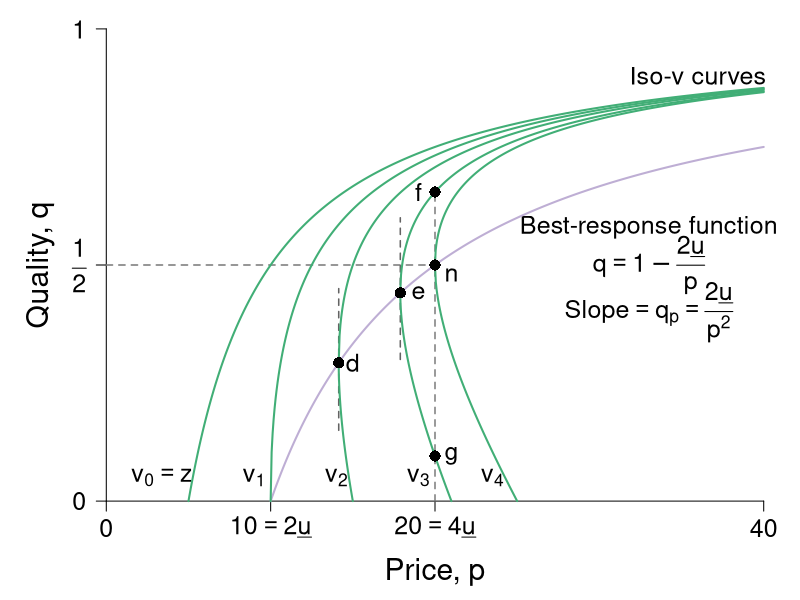

The R source for this figure:
#' Graph Designer: Scott Cohn
#' Authors: Bowles and Halliday
#' Title: Coordination, Conflict and Competition: A Text in Microeconomics

require(ggplot2)
require(shape)
pdf(file = "information_power/iso_vmap_a_rightpanel.pdf", width = 9, height = 7)

#Set parameters for graphics
pointsize <- 1.8
axislabelsize <- 1.8
labelsize <- 1.5
namesize <- 1.8
annotatesize <- 1.5
graphlinewidth <- 2
segmentlinewidth <- 1.5

COL <- c("#7fc97f", "#beaed4", "#fdc086", "#ffff99", "#386cb0", "#f0027f", "#bf5b17", "#666666")
COLA <- c("#e0f3db", "#99d8c9","#66c2a4","#41ae76", "#238b45", "#005824")
COLB <- c("#c6dbef", "#4eb3d3", "#2b8cbe", "#0868ac","#084081")
COLC <- c("#fcfbfd", "#efedf5", "#dadaeb", "#bcbddc", "#9e9ac8", "#807dba", "#6a51a3", "#54278f", "#3f007d")
grays <- gray.colors(25, start = 1, end = 0)

#The equation is below when v = 0. See Wolfram Alpha output. 
isov <- function(p, delta = 5) {
  (p - delta)/p
}

isovhigh1 <- function(p, delta = 5, v = 5){
  (sqrt(p^2 - 4 * delta * v) - p + 2*v)/( 2 * v )
}

isovlow1 <- function(p, delta = 5, v = 5){
  (-sqrt(p^2 - 4 * delta * v) - p + 2*v)/( 2 * v )
}

isovhigh2 <- function(p, delta = 5, v = 10){
  (sqrt(p^2 - 4 * delta * v) - p + 2*v)/( 2 * v )
}

isovlow2 <- function(p, delta = 5, v = 10){
  (-sqrt(p^2 - 4 * delta * v) - p + 2*v)/( 2 * v )
}

isovhigh3 <- function(p, delta = 5, v = 15){
  (sqrt(p^2 - 4 * delta * v) - p + 2*v)/( 2 * v )
}

isovlow3 <- function(p, delta = 5, v = 15){
  (-sqrt(p^2 - 4 * delta * v) - p + 2*v)/( 2 * v )
}

isovhigh4 <- function(p, delta = 5, v = 15){
  (sqrt(p^2 - 4 * delta * v) - p + 2*v)/( 2 * v )
}

isovlow4 <- function(p, delta = 5, v = 15){
  (-sqrt(p^2 - 4 * delta * v) - p + 2*v)/( 2 * v )
}

brfFn <- function(p, delta = 5) {
  1 - (2*delta) /p
}

#This is evaluated for p = 12; q = 12/(8*sqrt(12^2 - 4*delta1*v1)) - 1/8 for the slope
#At p = 12; q = (-sqrt(12^2 - 4*v1*delta1) - 12 + 2*v1)/(2*v1) = 0.799
tangencyLine <- function(p){
  (p*(0.05))
}



COL <- c("#7fc97f", "#beaed4", "#fdc086", "#ffff99", "#386cb0", "#f0027f", "#bf5b17", "#666666")
COLA <- c("#e0f3db", "#99d8c9","#66c2a4","#41ae76", "#238b45", "#005824")
COLB <- c("#c6dbef", "#4eb3d3", "#2b8cbe", "#0868ac","#084081")
COLC <- c("#fcfbfd", "#efedf5", "#dadaeb", "#bcbddc", "#9e9ac8", "#807dba", "#6a51a3", "#54278f", "#3f007d")
grays <- gray.colors(25, start = 1, end = 0)
par(mar =  c(4, 4, .5, .5))

xlims <- c(0, 40)
ylims <- c(0, 1)

plot(0, 0, xlim = xlims, ylim = ylims, type = "n",
     xlab = "",
     ylab = "",
     xaxt = "n", yaxt = "n", cex.lab = axislabelsize, bty = "n")

mtext(expression(paste("Price, ", p)), side=1, line = 2.5, cex = axislabelsize)
text(-4, ylims[2] - 0.5*(ylims[2] - ylims[1]), expression(paste("Quality, ", q)), xpd = TRUE, cex = axislabelsize, srt = 90) 


npts <- 500 
npts2 <- 501
#Specify the sequences of points for graphing. 
xx0 <- seq(5, xlims[2], length.out = npts)
xx1 <- seq(10, xlims[2], length.out = npts)
xx2 <- seq(xlims[1], 15, length.out = npts)
xx3 <- seq(10, xlims[2], length.out = npts2)
xx4 <- seq(xlims[1], 10, length.out = npts2)
#For below, I solved sqrt(p^2 - 200) - p + 200/p = 0, getting p = 10*sqrt(2) = 14.14214
xx5 <- seq(14.14214, xlims[2], length.out = npts2)
xx6 <- seq(14.14214, 15, length.out = npts2)

xx7 <- seq(17.889, xlims[2], length.out = npts2)
xx8 <- seq(17.889, 21, length.out = npts2)

xx9 <- seq(20, xlims[2], length.out = npts2)
xx10 <- seq(xlims[1], 25, length.out = npts2)

#Customize ticks and labels for the plot
ticksy <- c(0, 0.5, 1)
ylabels <- c(0, expression(paste(frac(1,2))), 1)
ticksx <- c(0, 10, 20, 40)
xlabels <- c(0, expression(paste(10 == 2*underline("u"))), expression(paste(20 == 4*underline("u"))) , 40)
axis(1, at = ticksx, pos = 0, labels = xlabels, cex.axis = labelsize)
axis(2, at = ticksy, pos = 0, labels = ylabels, las = 1, cex.axis = labelsize)

#Annotation of the three graphs and the NE

text(3.4, 0.05, expression(paste(v[0] == z)), cex = annotatesize)
text(9.0, 0.05, expression(paste(v[1])), cex = annotatesize)
text(14, 0.05, expression(paste(v[2])), cex = annotatesize)
text(19, 0.05, expression(paste(v[3])), cex = annotatesize)
text(23.5, 0.05, expression(paste(v[4])), cex = annotatesize)
text(21, 0.48, expression(paste("n")), cex = annotatesize)
text(33, 0.58, expression(paste("Best-response function")), cex = annotatesize)
text(33, 0.5, expression(paste(q == 1 - frac(2*underline(u),p))), cex = annotatesize)
text(33, 0.4, expression(paste("Slope", phantom()==phantom(), q[p] == frac(2*underline(u),p^2))), cex = annotatesize)
text(36, 0.9, expression(paste("Iso-v curves")), cex = annotatesize)

#Lines for the coordinates of the Nash equilbrium
#segments(10, 0, 10, 0.175, lty = 2, col = grays[22], lwd = segmentlinewidth)
segments(20, 0, 20, 0.6545, lty = 2, col = grays[20], lwd = segmentlinewidth)
segments(0, 0.5, 20, 0.5, lty = 2, col = grays[20], lwd = segmentlinewidth)
segments(14.14214, 0.15, 14.14214, 0.45, lty = 2, col = grays[22], lwd = segmentlinewidth)
segments(17.889, 0.3, 17.889, 0.6, lty = 2, col = grays[22], lwd = segmentlinewidth)

#Draw the lines for the graphs
lines(xx0, isov(xx0, delta = 5), col = COLA[4], lwd = graphlinewidth)
lines(xx1, brfFn(xx1), col = COL[2], lwd = graphlinewidth)
#lines(xx2, tangencyLine(xx2), col = "darkgrey", lwd = segmentlinewidth, lty = 2)
lines(xx3, isovhigh1(xx3, v = 5, delta = 5), col = COLA[4], lwd = graphlinewidth)
lines(xx4, isovlow1(xx4, v = 5, delta = 5), col = COLA[4], lwd = graphlinewidth)
lines(xx5, isovhigh2(xx5, v = 10, delta = 5), col = COLA[4], lwd = graphlinewidth)
lines(xx6, isovlow2(xx6, v = 10, delta = 5), col = COLA[4], lwd = graphlinewidth)
lines(xx7, isovhigh3(xx7, v = 16, delta = 5), col = COLA[4], lwd = graphlinewidth)
lines(xx8, isovlow3(xx8, v = 16, delta = 5), col = COLA[4], lwd = graphlinewidth)
lines(xx9, isovhigh4(xx9, v = 20, delta = 5), col = COLA[4], lwd = graphlinewidth)
lines(xx10, isovlow4(xx10, v = 20, delta = 5), col = COLA[4], lwd = graphlinewidth)

#Arrows and slope of iso-v label
#Arrows(29, 0.15, 24, 0.15,  col = "black", lty = 1, lwd = 2, arr.type = "triangle")
#text(32, 0.2, expression(paste("Slope of iso-v")), cex = annotatesize)
#text(32.3, 0.15, expression(paste(" = -mrs ")), cex = annotatesize)
#text(32, 0.06, expression(paste(" = " -frac(v[p], v[q]))), cex = annotatesize)

#Add a point for the NE
points(20, 0.5, pch = 16, col = "black", cex = 1.5)


#Add a point for b
# points(10, 0.5, pch = 16, col = "black", cex = 1.5)
# text(9.5, 0.53, expression(paste("b")), cex = annotatesize)

#Add a point for d
#Figure out q for p = 14.14214: q = 1 - 2delta/p = 1 - (2*5)/14.14214 =  0.2928934
points(14.14214, 0.2928934, pch = 16, col = "black", cex = 1.5)
text(15, 0.2928934, expression(paste("d")), cex = annotatesize)

points(17.889, 0.441, pch = 16, col = "black", cex = 1.5)
text(19, 0.441, expression(paste("e")), cex = annotatesize)

# points same wage w incr/decr in effort
points(20, 0.0955, pch = 16, col = "black", cex = 1.5)
text(21, 0.0955, expression(paste("g")), cex = annotatesize)
points(20, 0.6545, pch = 16, col = "black", cex = 1.5)
text(19, 0.6545, expression(paste("f")), cex = annotatesize)

dev.off()
